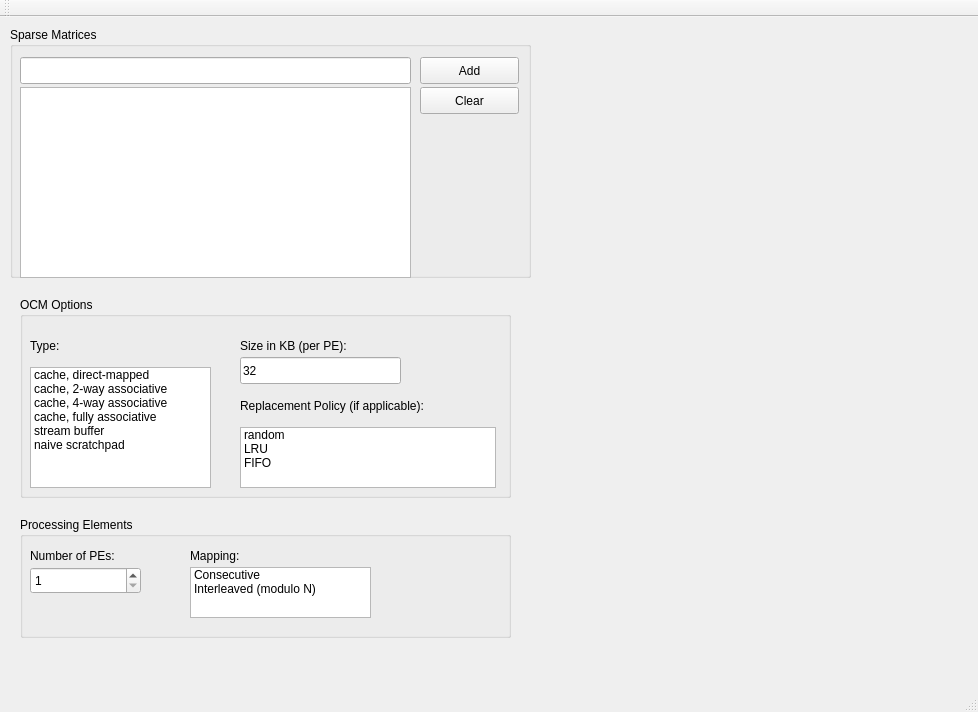
<?xml version="1.0" encoding="UTF-8"?>
<ui version="4.0">
 <class>MainWindow</class>
 <widget class="QMainWindow" name="MainWindow">
  <property name="geometry">
   <rect>
    <x>0</x>
    <y>0</y>
    <width>978</width>
    <height>712</height>
   </rect>
  </property>
  <property name="windowTitle">
   <string>MainWindow</string>
  </property>
  <widget class="QWidget" name="centralWidget">
   <widget class="QGroupBox" name="groupBox">
    <property name="geometry">
     <rect>
      <x>20</x>
      <y>280</y>
      <width>491</width>
      <height>201</height>
     </rect>
    </property>
    <property name="title">
     <string>OCM Options</string>
    </property>
    <widget class="QLabel" name="label">
     <property name="geometry">
      <rect>
       <x>10</x>
       <y>40</y>
       <width>41</width>
       <height>17</height>
      </rect>
     </property>
     <property name="text">
      <string>Type:</string>
     </property>
    </widget>
    <widget class="QListWidget" name="lstOCMType">
     <property name="geometry">
      <rect>
       <x>10</x>
       <y>70</y>
       <width>181</width>
       <height>121</height>
      </rect>
     </property>
     <item>
      <property name="text">
       <string>cache, direct-mapped</string>
      </property>
     </item>
     <item>
      <property name="text">
       <string>cache, 2-way associative</string>
      </property>
     </item>
     <item>
      <property name="text">
       <string>cache, 4-way associative</string>
      </property>
     </item>
     <item>
      <property name="text">
       <string>cache, fully associative</string>
      </property>
     </item>
     <item>
      <property name="text">
       <string>stream buffer</string>
      </property>
     </item>
     <item>
      <property name="text">
       <string>naive scratchpad</string>
      </property>
     </item>
    </widget>
    <widget class="QLabel" name="label_2">
     <property name="geometry">
      <rect>
       <x>220</x>
       <y>40</y>
       <width>131</width>
       <height>17</height>
      </rect>
     </property>
     <property name="text">
      <string>Size in KB (per PE):</string>
     </property>
    </widget>
    <widget class="QLineEdit" name="txOCMSize">
     <property name="geometry">
      <rect>
       <x>220</x>
       <y>60</y>
       <width>161</width>
       <height>27</height>
      </rect>
     </property>
     <property name="text">
      <string>32</string>
     </property>
    </widget>
    <widget class="QLabel" name="label_3">
     <property name="geometry">
      <rect>
       <x>220</x>
       <y>100</y>
       <width>231</width>
       <height>17</height>
      </rect>
     </property>
     <property name="text">
      <string>Replacement Policy (if applicable):</string>
     </property>
    </widget>
    <widget class="QListWidget" name="lstOCMReplacementPolicy">
     <property name="geometry">
      <rect>
       <x>220</x>
       <y>130</y>
       <width>256</width>
       <height>61</height>
      </rect>
     </property>
     <item>
      <property name="text">
       <string>random</string>
      </property>
     </item>
     <item>
      <property name="text">
       <string>LRU</string>
      </property>
     </item>
     <item>
      <property name="text">
       <string>FIFO</string>
      </property>
     </item>
    </widget>
   </widget>
   <widget class="QGroupBox" name="groupBox_2">
    <property name="geometry">
     <rect>
      <x>10</x>
      <y>10</y>
      <width>521</width>
      <height>251</height>
     </rect>
    </property>
    <property name="title">
     <string>Sparse Matrices</string>
    </property>
    <widget class="QLineEdit" name="txtMatrices">
     <property name="geometry">
      <rect>
       <x>10</x>
       <y>30</y>
       <width>391</width>
       <height>27</height>
      </rect>
     </property>
    </widget>
    <widget class="QPushButton" name="btnAddMatrices">
     <property name="geometry">
      <rect>
       <x>410</x>
       <y>30</y>
       <width>99</width>
       <height>27</height>
      </rect>
     </property>
     <property name="text">
      <string>Add</string>
     </property>
    </widget>
    <widget class="QListWidget" name="lstMatrices">
     <property name="geometry">
      <rect>
       <x>10</x>
       <y>60</y>
       <width>391</width>
       <height>191</height>
      </rect>
     </property>
    </widget>
    <widget class="QPushButton" name="btnClear">
     <property name="geometry">
      <rect>
       <x>410</x>
       <y>60</y>
       <width>99</width>
       <height>27</height>
      </rect>
     </property>
     <property name="text">
      <string>Clear</string>
     </property>
    </widget>
   </widget>
   <widget class="QGroupBox" name="groupBox_3">
    <property name="geometry">
     <rect>
      <x>20</x>
      <y>500</y>
      <width>491</width>
      <height>121</height>
     </rect>
    </property>
    <property name="title">
     <string>Processing Elements</string>
    </property>
    <widget class="QLabel" name="label_4">
     <property name="geometry">
      <rect>
       <x>10</x>
       <y>30</y>
       <width>111</width>
       <height>17</height>
      </rect>
     </property>
     <property name="text">
      <string>Number of PEs:</string>
     </property>
    </widget>
    <widget class="QSpinBox" name="spbNumPEs">
     <property name="geometry">
      <rect>
       <x>10</x>
       <y>50</y>
       <width>111</width>
       <height>27</height>
      </rect>
     </property>
     <property name="minimum">
      <number>1</number>
     </property>
     <property name="maximum">
      <number>32</number>
     </property>
    </widget>
    <widget class="QLabel" name="label_5">
     <property name="geometry">
      <rect>
       <x>170</x>
       <y>30</y>
       <width>101</width>
       <height>17</height>
      </rect>
     </property>
     <property name="text">
      <string>Mapping:</string>
     </property>
    </widget>
    <widget class="QListWidget" name="lstPEMapping">
     <property name="geometry">
      <rect>
       <x>170</x>
       <y>50</y>
       <width>181</width>
       <height>51</height>
      </rect>
     </property>
     <item>
      <property name="text">
       <string>Consecutive</string>
      </property>
     </item>
     <item>
      <property name="text">
       <string>Interleaved (modulo N)</string>
      </property>
     </item>
    </widget>
   </widget>
  </widget>
  <widget class="QMenuBar" name="menuBar">
   <property name="geometry">
    <rect>
     <x>0</x>
     <y>0</y>
     <width>978</width>
     <height>25</height>
    </rect>
   </property>
  </widget>
  <widget class="QToolBar" name="mainToolBar">
   <attribute name="toolBarArea">
    <enum>TopToolBarArea</enum>
   </attribute>
   <attribute name="toolBarBreak">
    <bool>false</bool>
   </attribute>
  </widget>
  <widget class="QStatusBar" name="statusBar"/>
 </widget>
 <layoutdefault spacing="6" margin="11"/>
 <resources/>
 <connections/>
</ui>
